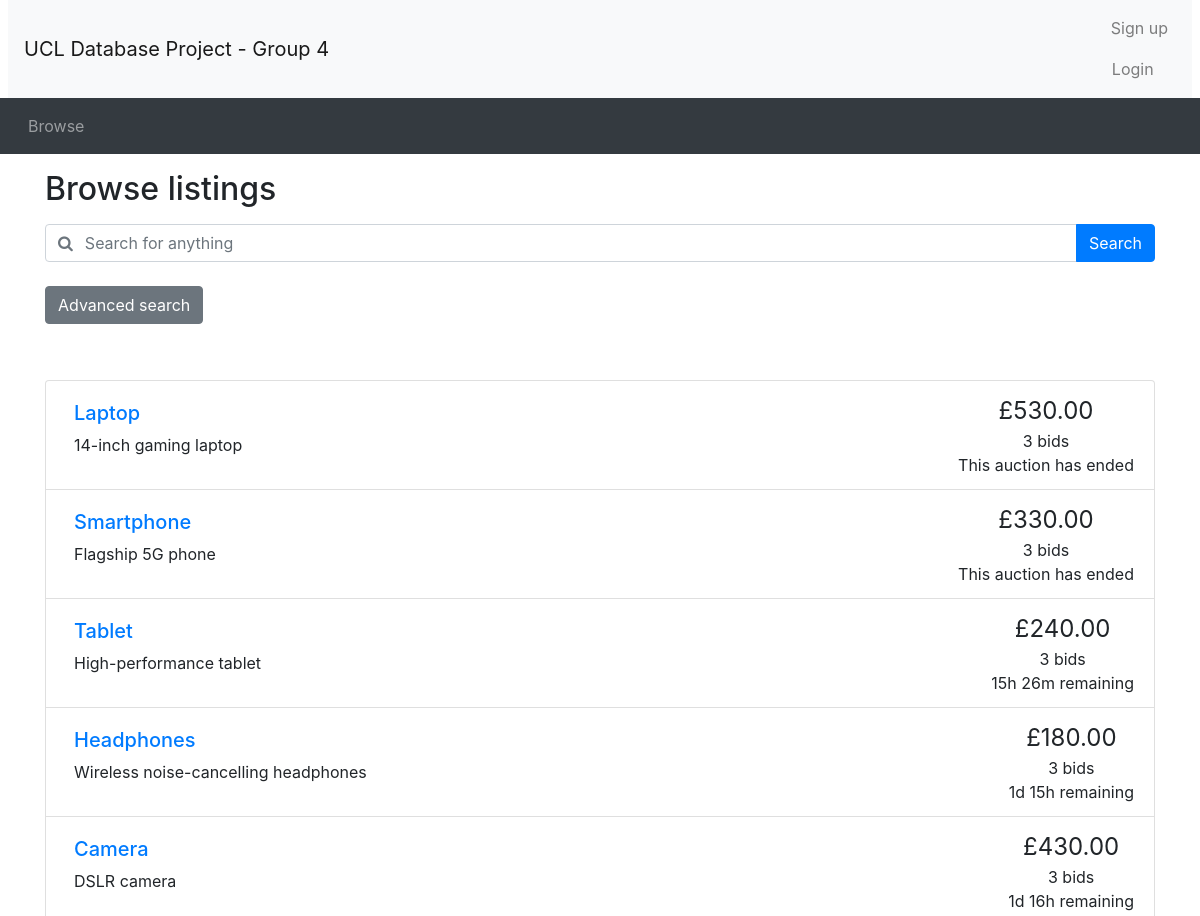
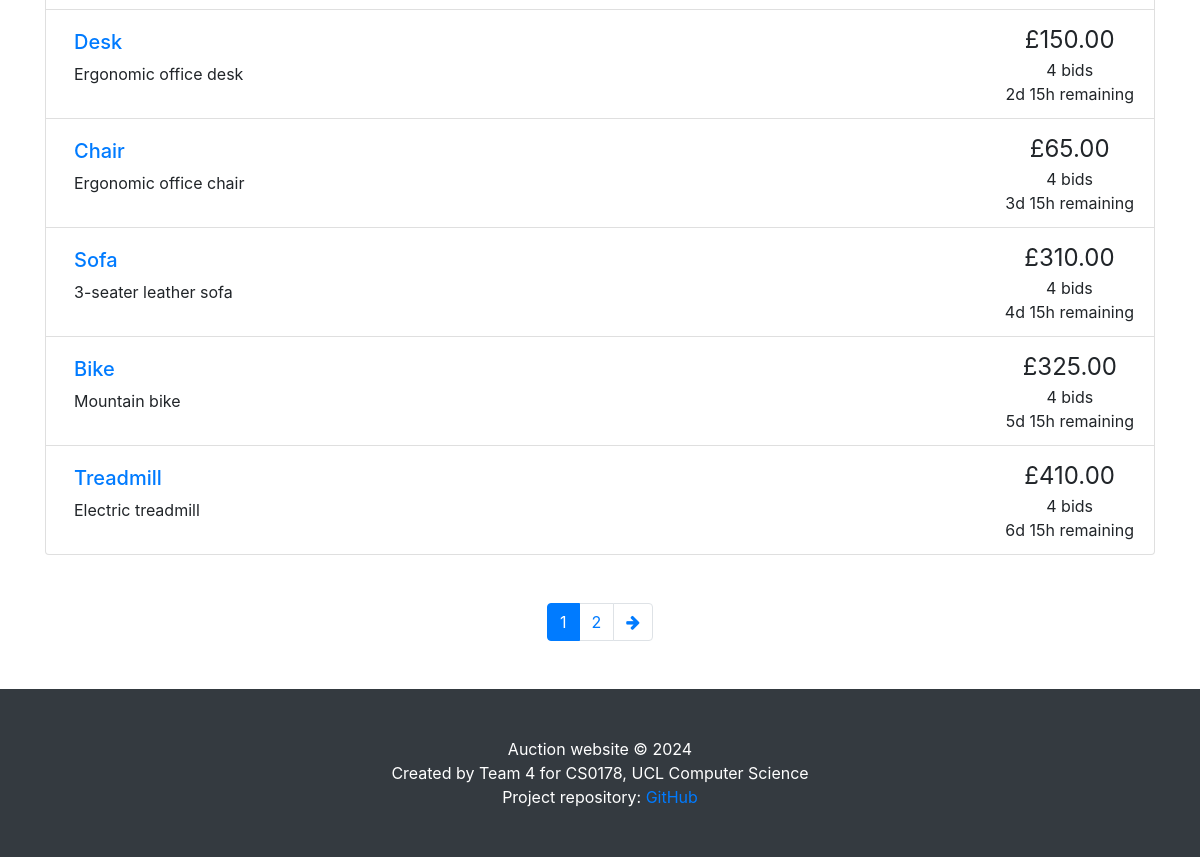
Screenshot of /browse.php with the database file from the repository (2 pictures, top to bottom).
### tables this page shows
CREATE TABLE `auctions` (
    `item_id` INT PRIMARY KEY AUTO_INCREMENT,
    `title` VARCHAR(50) UNIQUE NOT NULL,
    `details` TEXT,
    `category` VARCHAR(30) NOT NULL,
    `startPrice` DECIMAL(10, 2) NOT NULL,
    `reservePrice` DECIMAL(10, 2) CHECK (
        `reservePrice` IS NULL
        OR `reservePrice` >= `startPrice`
    ),
    `startDate` DATETIME NOT NULL,
    `endDate` DATETIME NOT NULL,
    `seller_id` INT NOT NULL,
    `status` ENUM('active', 'closed', 'cancelled') NOT NULL,
    FOREIGN KEY (`seller_id`) REFERENCES `seller` (`user_id`) ON DELETE CASCADE
);

CREATE TABLE `bids` (
    `bid_id` INT PRIMARY KEY AUTO_INCREMENT,
    `buyer_id` INT NOT NULL,
    `item_id` INT NOT NULL,
    `bidPrice` DECIMAL(10, 2) NOT NULL,
    `bidTime` DATETIME NOT NULL,
    FOREIGN KEY (`buyer_id`) REFERENCES `buyer` (`user_id`) ON DELETE CASCADE,
    FOREIGN KEY (`item_id`) REFERENCES `auctions` (`item_id`) ON DELETE CASCADE
);

### utilities.php (the view, shortened to what this page needs)
<?php
function display_time_remaining($interval)
{
    if ($interval->days == 0 && $interval->h == 0) {
        $time_remaining = $interval->format('%im %Ss');
    } else if ($interval->days == 0) {
        $time_remaining = $interval->format('%hh %im');
    } else {
        $time_remaining = $interval->format('%ad %hh');
    }
    return $time_remaining;
}
function print_listing_li($item_id, $title, $desc, $price, $num_bids, $end_time)
{
    if (strlen($desc) > 250) {
        $desc_shortened = substr($desc, 0, 250) . '...';
    } else {
        $desc_shortened = $desc;
    }
    if ($num_bids == 1) {
        $bid = ' bid';
    } else {
        $bid = ' bids';
    }
    $end_time = new DateTime($end_time);
    $now = new DateTime();
    if ($now > $end_time) {
        $time_remaining = 'This auction has ended';
    } else {
        $time_to_end = date_diff($now, $end_time);
        $time_remaining = display_time_remaining($time_to_end) . ' remaining';
    }
    echo ('
    <li class="list-group-item d-flex justify-content-between">
    <div class="p-2 mr-5"><h5><a href="listing.php?item_id=' . $item_id . '">' . $title . '</a></h5>' . $desc_shortened . '</div>
    <div class="text-center text-nowrap"><span style="font-size: 1.5em">£' . number_format($price, 2) . '</span><br/>' . $num_bids . $bid . '<br/>' . $time_remaining . '</div>
  </li>'
    );
}
?>

### browse.php (shortened to what this page needs)
<?php include_once("header.php") ?>
<?php require("utilities.php") ?>
<div class="container">
	<h2 class="my-3">Browse listings</h2>
	<?php include_once "search_bar.php" ?>
</div>
<?php
if (!isset($_GET['page'])) {
	$curr_page = 1;
} else {
	$curr_page = $_GET['page'];
}
$curr_page = (int)$curr_page;
$sql = "SELECT * FROM auctions";
$result_q = mysqli_query($con, $sql);
$num_results = mysqli_num_rows($result_q);
$results_per_page = 10;
$max_page = ceil($num_results / $results_per_page);
?>
<div class="container mt-5">
	<ul class="list-group">
		<?php
		if ($result_q->num_rows <= 0) {
			echo "No accessible auctions.";
		} else {
			if ($curr_page != "") {
				$sql .= " LIMIT " . (($curr_page - 1) * $results_per_page) . ", $results_per_page";
			}
			$result_q = mysqli_query($con, $sql);
			while ($fetch = mysqli_fetch_array($result_q)) {
				$item_id = $fetch['item_id'];
				$title = $fetch['title'];
				$description = $fetch['details'];
				$bid_sql = "SELECT bidPrice FROM bids WHERE item_id = $item_id ORDER BY bidPrice DESC";
				$bid_result = mysqli_query($con, $bid_sql);
				$num_bids = mysqli_num_rows($bid_result);
				if ($num_bids > 0) {
					$current_price = mysqli_fetch_array($bid_result)[0];
				} else {
					$current_price = $fetch['startPrice'];
				}
				$end_date = $fetch['endDate'];
				print_listing_li($item_id, $title, $description, $current_price, $num_bids, $end_date);
			}
		}
		?>
	</ul>
	<nav aria-label="Search results pages" class="mt-5">
		<ul class="pagination justify-content-center">
			<?php
			if ($result_q->num_rows > 0) {
				$querystring = "";
				$high_page_boost = max(3 - $curr_page, 0);
				$low_page_boost = max(2 - ($max_page - $curr_page), 0);
				$low_page = max(1, $curr_page - 2 - $low_page_boost);
				$high_page = min($max_page, $curr_page + 2 + $high_page_boost);
				for ($i = $low_page; $i <= $high_page; $i++) {
					if ($i == $curr_page) {
						echo ('
    <li class="page-item active">');
					} else {
						echo ('
    <li class="page-item">');
					}
					echo ('
      <a class="page-link" href="browse.php?' . $querystring . 'page=' . $i . '">' . $i . '</a>
    </li>');
				}
				if ($curr_page != $max_page) {
					echo ('
    <li class="page-item">
      <a class="page-link" href="browse.php?' . $querystring . 'page=' . ($curr_page + 1) . '" aria-label="Next">
        <span aria-hidden="true"><i class="fa fa-arrow-right"></i></span>
        <span class="sr-only">Next</span>
      </a>
    </li>');
				}
			}
			?>
		</ul>
	</nav>
</div>
<?php include_once("footer.php") ?>

### rows the page displays
auctions: title "Laptop", details "14-inch gaming laptop", bids.bidPrice "530.00", num_bids "3", endDate "This auction has ended"
auctions: title "Smartphone", details "Flagship 5G phone", bids.bidPrice "330.00", num_bids "3", endDate "This auction has ended"
auctions: title "Tablet", details "High-performance tablet", bids.bidPrice "240.00", num_bids "3", endDate "15h 26m remaining"
auctions: title "Headphones", details "Wireless noise-cancelling headphones", bids.bidPrice "180.00", num_bids "3", endDate "1d 15h remaining"
auctions: title "Camera", details "DSLR camera", bids.bidPrice "430.00", num_bids "3", endDate "1d 16h remaining"
auctions: title "Desk", details "Ergonomic office desk", bids.bidPrice "150.00", num_bids "4", endDate "2d 15h remaining"
auctions: title "Chair", details "Ergonomic office chair", bids.bidPrice "65.00", num_bids "4", endDate "3d 15h remaining"
auctions: title "Sofa", details "3-seater leather sofa", bids.bidPrice "310.00", num_bids "4", endDate "4d 15h remaining"
auctions: title "Bike", details "Mountain bike", bids.bidPrice "325.00", num_bids "4", endDate "5d 15h remaining"
auctions: title "Treadmill", details "Electric treadmill", bids.bidPrice "410.00", num_bids "4", endDate "6d 15h remaining"
